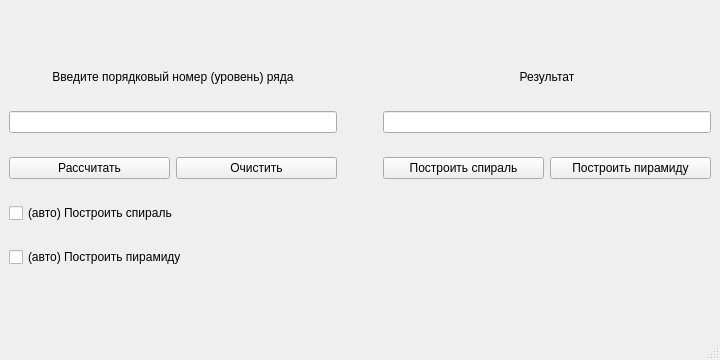
<?xml version="1.0" encoding="UTF-8"?>
<ui version="4.0">
 <class>MainWindow</class>
 <widget class="QMainWindow" name="MainWindow">
  <property name="geometry">
   <rect>
    <x>0</x>
    <y>0</y>
    <width>720</width>
    <height>360</height>
   </rect>
  </property>
  <property name="minimumSize">
   <size>
    <width>720</width>
    <height>360</height>
   </size>
  </property>
  <property name="maximumSize">
   <size>
    <width>1240</width>
    <height>620</height>
   </size>
  </property>
  <property name="windowTitle">
   <string>MainWindow</string>
  </property>
  <widget class="QWidget" name="centralwidget">
   <layout class="QGridLayout" name="gridLayout_2">
    <item row="0" column="0">
     <layout class="QGridLayout" name="gridLayout">
      <item row="2" column="0" colspan="2">
       <widget class="QLineEdit" name="lineEdit">
        <property name="frame">
         <bool>true</bool>
        </property>
        <property name="placeholderText">
         <string comment="Введите кол-во чисел" extracomment="Введите кол-во чисел"/>
        </property>
       </widget>
      </item>
      <item row="6" column="0">
       <spacer name="verticalSpacer_2">
        <property name="orientation">
         <enum>Qt::Vertical</enum>
        </property>
        <property name="sizeType">
         <enum>QSizePolicy::Preferred</enum>
        </property>
        <property name="sizeHint" stdset="0">
         <size>
          <width>20</width>
          <height>40</height>
         </size>
        </property>
       </spacer>
      </item>
      <item row="2" column="3" colspan="2">
       <widget class="QLineEdit" name="lineEdit_2">
        <property name="inputMethodHints">
         <set>Qt::ImhNone</set>
        </property>
        <property name="echoMode">
         <enum>QLineEdit::Normal</enum>
        </property>
        <property name="placeholderText">
         <string comment="Введите наибольшее число в ряду" extracomment="Введите наибольшее число в ряду"/>
        </property>
        <property name="clearButtonEnabled">
         <bool>false</bool>
        </property>
       </widget>
      </item>
      <item row="3" column="0">
       <widget class="QPushButton" name="pushButton">
        <property name="text">
         <string>Рассчитать</string>
        </property>
       </widget>
      </item>
      <item row="3" column="2">
       <spacer name="horizontalSpacer">
        <property name="orientation">
         <enum>Qt::Horizontal</enum>
        </property>
        <property name="sizeType">
         <enum>QSizePolicy::Preferred</enum>
        </property>
        <property name="sizeHint" stdset="0">
         <size>
          <width>40</width>
          <height>20</height>
         </size>
        </property>
       </spacer>
      </item>
      <item row="0" column="0">
       <spacer name="verticalSpacer">
        <property name="orientation">
         <enum>Qt::Vertical</enum>
        </property>
        <property name="sizeType">
         <enum>QSizePolicy::Preferred</enum>
        </property>
        <property name="sizeHint" stdset="0">
         <size>
          <width>20</width>
          <height>40</height>
         </size>
        </property>
       </spacer>
      </item>
      <item row="1" column="0" colspan="2">
       <widget class="QLabel" name="label">
        <property name="minimumSize">
         <size>
          <width>0</width>
          <height>20</height>
         </size>
        </property>
        <property name="maximumSize">
         <size>
          <width>16777215</width>
          <height>20</height>
         </size>
        </property>
        <property name="text">
         <string>Введите порядковый номер (уровень) ряда</string>
        </property>
        <property name="alignment">
         <set>Qt::AlignCenter</set>
        </property>
       </widget>
      </item>
      <item row="1" column="3" colspan="2">
       <widget class="QLabel" name="label_2">
        <property name="minimumSize">
         <size>
          <width>0</width>
          <height>20</height>
         </size>
        </property>
        <property name="maximumSize">
         <size>
          <width>16777215</width>
          <height>20</height>
         </size>
        </property>
        <property name="text">
         <string>Результат</string>
        </property>
        <property name="alignment">
         <set>Qt::AlignCenter</set>
        </property>
       </widget>
      </item>
      <item row="3" column="1">
       <widget class="QPushButton" name="pushButton_2">
        <property name="text">
         <string>Очистить</string>
        </property>
       </widget>
      </item>
      <item row="3" column="4">
       <widget class="QPushButton" name="pushButton_4">
        <property name="text">
         <string>Построить пирамиду</string>
        </property>
       </widget>
      </item>
      <item row="3" column="3">
       <widget class="QPushButton" name="pushButton_3">
        <property name="text">
         <string>Построить спираль</string>
        </property>
       </widget>
      </item>
      <item row="4" column="0" colspan="2">
       <widget class="QCheckBox" name="checkBox">
        <property name="text">
         <string>(авто) Построить спираль</string>
        </property>
       </widget>
      </item>
      <item row="5" column="0" colspan="2">
       <widget class="QCheckBox" name="checkBox_2">
        <property name="text">
         <string>(авто) Построить пирамиду</string>
        </property>
       </widget>
      </item>
     </layout>
    </item>
   </layout>
  </widget>
  <widget class="QMenuBar" name="menubar">
   <property name="geometry">
    <rect>
     <x>0</x>
     <y>0</y>
     <width>720</width>
     <height>17</height>
    </rect>
   </property>
  </widget>
  <widget class="QStatusBar" name="statusbar"/>
 </widget>
 <resources/>
 <connections>
  <connection>
   <sender>pushButton</sender>
   <signal>clicked()</signal>
   <receiver>MainWindow</receiver>
   <slot>calkArr()</slot>
   <hints>
    <hint type="sourcelabel">
     <x>80</x>
     <y>179</y>
    </hint>
    <hint type="destinationlabel">
     <x>139</x>
     <y>287</y>
    </hint>
   </hints>
  </connection>
  <connection>
   <sender>pushButton_2</sender>
   <signal>clicked()</signal>
   <receiver>MainWindow</receiver>
   <slot>clearBar()</slot>
   <hints>
    <hint type="sourcelabel">
     <x>239</x>
     <y>186</y>
    </hint>
    <hint type="destinationlabel">
     <x>245</x>
     <y>284</y>
    </hint>
   </hints>
  </connection>
  <connection>
   <sender>pushButton_3</sender>
   <signal>clicked()</signal>
   <receiver>MainWindow</receiver>
   <slot>buildSpiral()</slot>
   <hints>
    <hint type="sourcelabel">
     <x>503</x>
     <y>189</y>
    </hint>
    <hint type="destinationlabel">
     <x>397</x>
     <y>272</y>
    </hint>
   </hints>
  </connection>
  <connection>
   <sender>pushButton_4</sender>
   <signal>clicked()</signal>
   <receiver>MainWindow</receiver>
   <slot>buildPyramid()</slot>
   <hints>
    <hint type="sourcelabel">
     <x>596</x>
     <y>181</y>
    </hint>
    <hint type="destinationlabel">
     <x>540</x>
     <y>283</y>
    </hint>
   </hints>
  </connection>
 </connections>
 <slots>
  <slot>buildPyramid()</slot>
  <slot>buildSpiral()</slot>
  <slot>clearBar()</slot>
  <slot>calkArr()</slot>
 </slots>
</ui>
